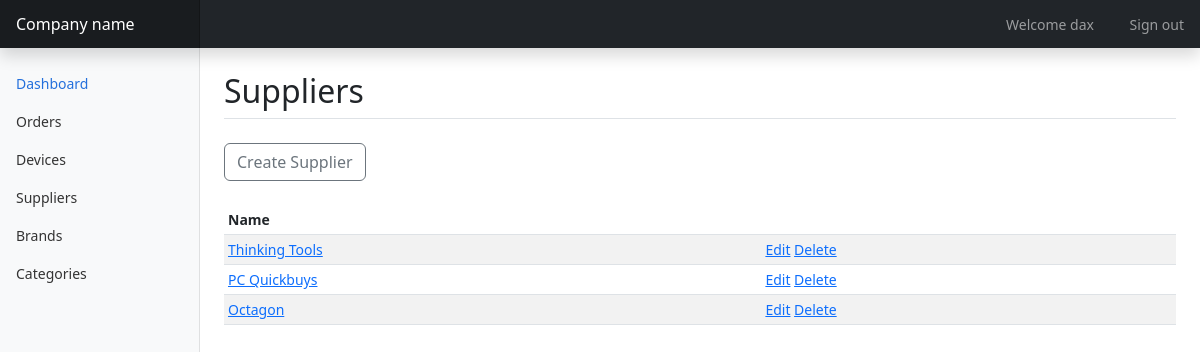
Page /suppliers/ (signed in) on the committed database.
### inventory/models.py (models this page shows, shortened)
class Supplier(models.Model):
    name = models.CharField(max_length=255)
    address = models.CharField(max_length=255, null=True, blank=True)
    contact_num = models.CharField(max_length=255, null=True, blank=True)
    contact_person = models.CharField(max_length=255, null=True, blank=True)

### inventory/views/supplier.py (the view)
# urls.py: path('suppliers/', supplier.supplier_list, name="supplier_list"),
@login_required
def supplier_list(request):
    suppliers = Supplier.objects.all()
    title = 'Suppliers'
    context = {'suppliers': suppliers, 'title': title}
    return render(request, 'inventory/suppliers.html', context)

### inventory/templates/inventory/suppliers.html
{% extends 'main.html' %}
{% block content %}
<div class="d-flex border-bottom mb-4">
    <h1 class="h2">{{ title }}</h1>
</div>
<a href="{% url 'create_supplier' %}" class="btn btn-outline-secondary">Create Supplier</a>
<div class="table-responsive mt-4">
    <table class="table table-striped table-sm">
      <thead>
        <tr>
            <th scope="col">Name</th>
            <th scope="col"></th>
        </tr>
      </thead>
      <tbody>
{% for supplier in suppliers %}
<tr><td><a href="{% url 'view_supplier' supplier.id %}">{{ supplier.name }}</a></td><td><a href="{% url 'edit_supplier' supplier.id %}">Edit</a> <a href="{% url 'delete_supplier' supplier.id %}">Delete</a></td></tr>
{% endfor %}
</tbody>
    </table>
</div>
{% endblock content %}

### templates/top.html (shortened to what this page needs)
<header class="navbar navbar-dark sticky-top bg-dark flex-md-nowrap p-0 shadow">
  <a class="navbar-brand col-md-3 col-lg-2 me-0 px-3 fs-6" href="#">Company name</a>
  <div class="navbar-nav">
    <div class="nav-item text-nowrap">
      <a href="{% url 'profile' %}" class="nav-link px-3">Welcome {{ request.user.username }}</a>
      <a class="nav-link px-3" href="{% url 'logout' %}">Sign out</a>
    </div>
  </div>
</header>

### inventory/static/inventory/style.css (style rules this page uses)
body { font-size: .875rem; }
.navbar .nav-item { color: #fff; }
.navbar .nav-item .nav-link { display: inline-block; }
.navbar-brand { padding-top: .75rem; padding-bottom: .75rem; background-color: rgba(0, 0, 0, .25); box-shadow: inset -1px 0 0 rgba(0, 0, 0, .25); }

### rows in the picture
Supplier: name "Thinking Tools"
Supplier: name "PC Quickbuys"
Supplier: name "Octagon"

### other values in the picture
{{ request.user.username }} "dax"
{{ title }} "Suppliers"
